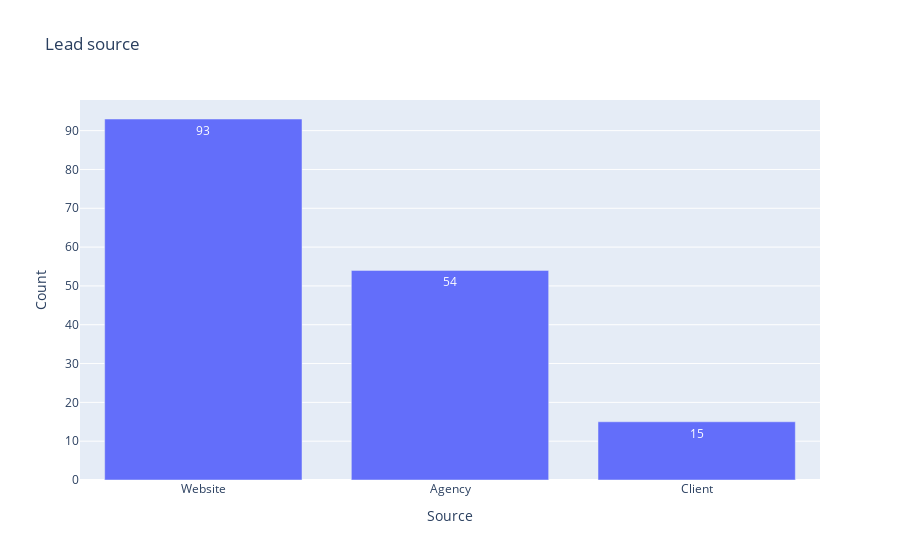

Source (notebook cell):
### Code cell
counts_df = df.drop_duplicates('Customer ID')['Source'].value_counts().reset_index()
counts_df.columns = ['Source', 'Count']
fig = px.bar(counts_df, x='Source', y='Count', text_auto=True, title="Lead source")
fig.show()

### Figure 1 — Plotly figure (JSON) as saved in the notebook; plotly's stock layout.template omitted (floating-point values rounded to 4 significant figures)
{"data": [{"hovertemplate": "Source=%{x}<br>Count=%{y}<extra></extra>", "legendgroup": "", "marker": {"color": "#636efa", "pattern": {"shape": ""}}, "name": "", "orientation": "v", "showlegend": false, "textposition": "auto", "texttemplate": "%{y}", "type": "bar", "x": ["Website", "Agency", "Client"], "xaxis": "x", "y": [93, 54, 15], "yaxis": "y"}], "layout": {"barmode": "relative", "legend": {"tracegroupgap": 0}, "title": {"text": "Lead source"}, "xaxis": {"anchor": "y", "domain": [0, 1], "title": {"text": "Source"}}, "yaxis": {"anchor": "x", "domain": [0, 1], "title": {"text": "Count"}}}}
